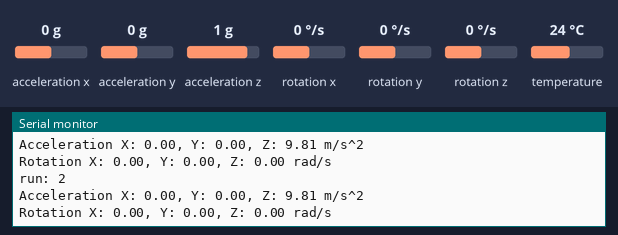
A sketch run on a simulated Arduino Leonardo, built with avr-gcc and run on an emulated ATmega32U4. Parts: the last lines printed to the serial monitor. Inputs (shaded band) come from the test bench; at power-on: acceleration x 0 g, acceleration y 0 g, acceleration z 1 g, rotation x 0 °/s, rotation y 0 °/s, rotation z 0 °/s, temperature 24 °C.

Above: at 1.3 s.
1.4 s: acceleration x set to -1.4 g
At 2.1 s:
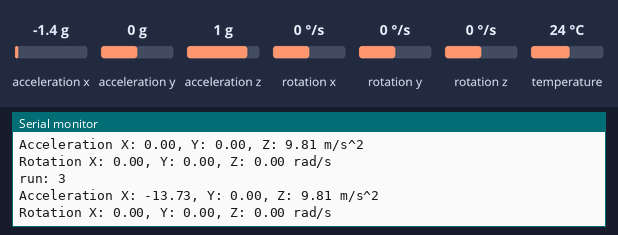
2.9 s: acceleration y set to -1.4 g
At 3.6 s:
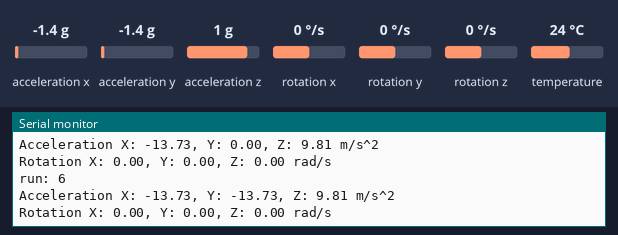
4.4 s: acceleration z set to -1.4 g
At 5.1 s:
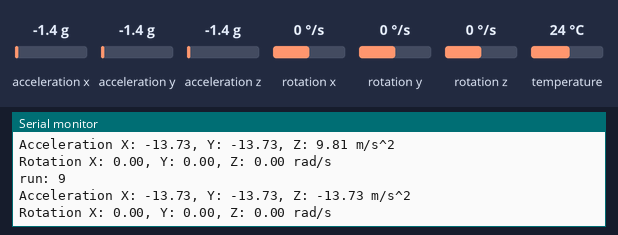
5.9 s: rotation x set to -192 °/s
At 6.6 s:
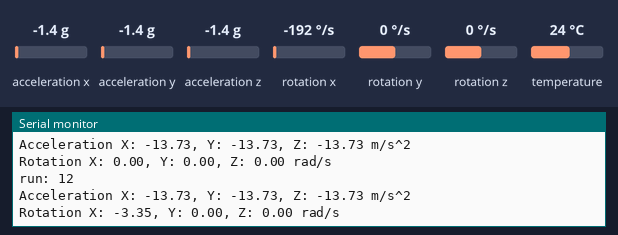
7.4 s: rotation y set to -192 °/s
At 8.1 s:
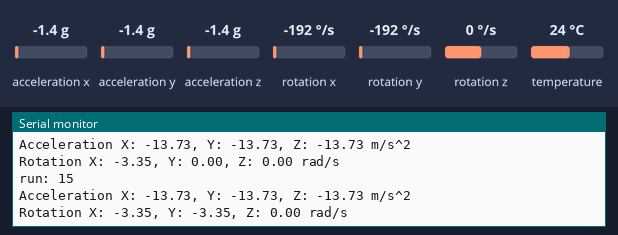
Timing chart, 0 to 9.9 s (numbered marks = the images above; inputs shaded):
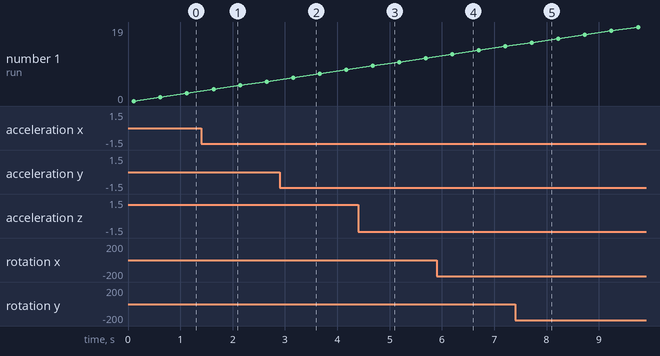

Measured:
- after the input at 1.4 s, the serial monitor: prints a new line after 0.24 s (image 1)
- after the input at 2.9 s, the serial monitor: prints a new line after 0.26 s (image 2)
- after the input at 4.4 s, the serial monitor: prints a new line after 0.28 s (image 3)
- after the input at 5.9 s, the serial monitor: prints a new line after 0.30 s (image 4)
- after the input at 7.4 s, the serial monitor: prints a new line after 0.32 s (image 5)

The sketch:

arduino_that_works.ino
```cpp
// Basic demo for accelerometer readings from Adafruit MPU6050


// ESP32 Guide: https://RandomNerdTutorials.com/esp32-mpu-6050-accelerometer-gyroscope-arduino/

// ESP8266 Guide: https://RandomNerdTutorials.com/esp8266-nodemcu-mpu-6050-accelerometer-gyroscope-arduino/

// Arduino Guide: https://RandomNerdTutorials.com/arduino-mpu-6050-accelerometer-gyroscope/


#include <Adafruit_MPU6050.h>

#include <Adafruit_Sensor.h>

#include <Wire.h>


Adafruit_MPU6050 mpu;

/*const int buffer_size = 1000;
unsigned long start_time;
*/

float dt = .5; // time step in seconds
float displacement = 0;
float velocity = 0;
int t = 0;
int count = 0;
float adjx = 0;
float adjy = 0;
float adjz = 0;

void setup(void) {

  Serial.begin(115200);

  while (!Serial)

    delay(10); // will pause Zero, Leonardo, etc until serial console opens


  Serial.println("Adafruit MPU6050 test!");


  // Try to initialize!

  if (!mpu.begin()) {

    Serial.println("Failed to find MPU6050 chip");

    while (1) {

      delay(10);

    }

  }

  Serial.println("MPU6050 Found!");


  mpu.setAccelerometerRange(MPU6050_RANGE_8_G);

  Serial.print("Accelerometer range set to: ");

  switch (mpu.getAccelerometerRange()) {

  case MPU6050_RANGE_2_G:

    Serial.println("+-2G");

    break;

  case MPU6050_RANGE_4_G:

    Serial.println("+-4G");

    break;

  case MPU6050_RANGE_8_G:

    Serial.println("+-8G");

    break;

  case MPU6050_RANGE_16_G:

    Serial.println("+-16G");

    break;

  }

  mpu.setGyroRange(MPU6050_RANGE_500_DEG);

  Serial.print("Gyro range set to: ");

  switch (mpu.getGyroRange()) {

  case MPU6050_RANGE_250_DEG:

    Serial.println("+- 250 deg/s");

    break;

  case MPU6050_RANGE_500_DEG:

    Serial.println("+- 500 deg/s");

    break;

  case MPU6050_RANGE_1000_DEG:

    Serial.println("+- 1000 deg/s");

    break;

  case MPU6050_RANGE_2000_DEG:

    Serial.println("+- 2000 deg/s");

    break;

  }


  mpu.setFilterBandwidth(MPU6050_BAND_5_HZ);

  Serial.print("Filter bandwidth set to: ");

  switch (mpu.getFilterBandwidth()) {

  case MPU6050_BAND_260_HZ:

    Serial.println("260 Hz");

    break;

  case MPU6050_BAND_184_HZ:

    Serial.println("184 Hz");

    break;

  case MPU6050_BAND_94_HZ:

    Serial.println("94 Hz");

    break;

  case MPU6050_BAND_44_HZ:

    Serial.println("44 Hz");

    break;

  case MPU6050_BAND_21_HZ:

    Serial.println("21 Hz");

    break;

  case MPU6050_BAND_10_HZ:

    Serial.println("10 Hz");

    break;

  case MPU6050_BAND_5_HZ:

    Serial.println("5 Hz");

    break;

  }


  Serial.println("");

  delay(100);

}


void loop() {
  if (count<20){


  Serial.print("run: ");
  Serial.println(count);

  sensors_event_t a, g, temp;

  mpu.getEvent(&a, &g, &temp);
  if (count == 0)
    {
    adjx = a.acceleration.x;
    adjy = a.acceleration.y;
    adjz= a.acceleration.z - 9.81;
    }
  float ax = a.acceleration.x;
  ax = ax - adjx;

  float ay = a.acceleration.y;
  ay = ay - adjy;

  float az = a.acceleration.z;
  az = az - adjz;

  Serial.print("Acceleration X: ");

  Serial.print(ax);

  Serial.print(", Y: ");

  Serial.print(ay);

  Serial.print(", Z: ");

  Serial.print(az);

  Serial.println(" m/s^2");


  Serial.print("Rotation X: ");

  Serial.print(g.gyro.x);

  Serial.print(", Y: ");

  Serial.print(g.gyro.y);

  Serial.print(", Z: ");

  Serial.print(g.gyro.z);

  Serial.println(" rad/s");


  Serial.println("");

  delay(500);

  count +=1;
  }


}
```
